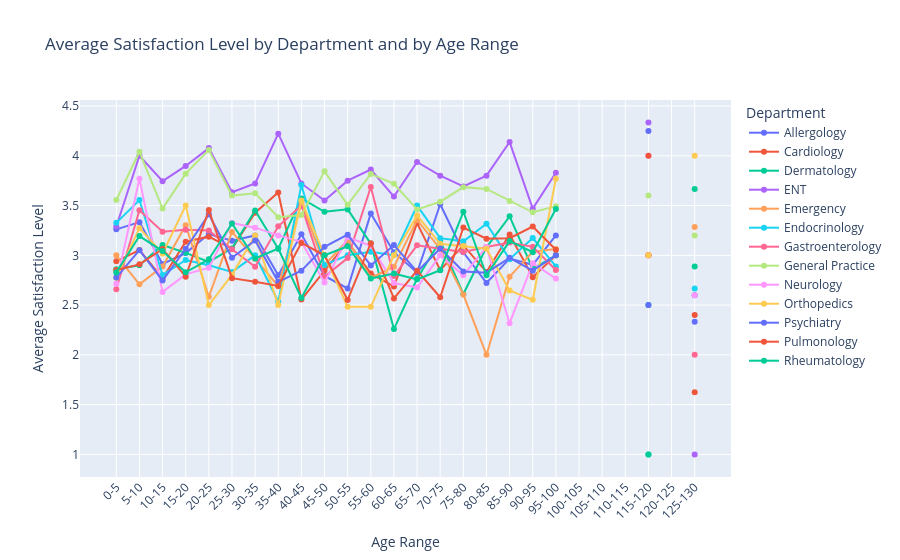

Notebook cell for this chart:
### Code cell
import plotly.express as px
fig = px.line(
    data_to_plot, 
    x='Age Range', 
    y='Satisfaction Level',  # Use the renamed column
    color='Department',        # Plotly's equivalent of 'hue'
    title='Average Satisfaction Level by Department and by Age Range',
    markers=True,              # Add markers to clearly show data points
    labels={'Satisfaction Level': 'Average Satisfaction Level'} # Customize axis label
)

# Customize the layout for better viewing
fig.update_layout(xaxis_tickangle=-45)
fig.show()

### Figure 1 — Plotly figure (JSON) as saved in the notebook; plotly's stock layout.template omitted (floating-point values rounded to 4 significant figures)
{"data": [{"hovertemplate": "Department=Allergology<br>Age Range=%{x}<br>Average Satisfaction Level=%{y}<extra></extra>", "legendgroup": "Allergology", "line": {"color": "#636efa", "dash": "solid"}, "marker": {"symbol": "circle"}, "mode": "lines+markers", "name": "Allergology", "orientation": "v", "showlegend": true, "type": "scatter", "x": ["0-5", "5-10", "10-15", "15-20", "20-25", "25-30", "30-35", "35-40", "40-45", "45-50", "50-55", "55-60", "60-65", "65-70", "70-75", "75-80", "80-85", "85-90", "90-95", "95-100", "100-105", "105-110", "110-115", "115-120", "120-125", "125-130"], "xaxis": "x", "y": [3.261, 3.333, 2.913, 3.023, 3.214, 3.147, 3.2, 2.8, 3.211, 2.793, 2.667, 3.421, 3.031, 2.826, 3.513, 3.03, 2.722, 2.967, 2.905, 3.2, NaN, NaN, NaN, 4.25, NaN, 2.6], "yaxis": "y"}, {"hovertemplate": "Department=Cardiology<br>Age Range=%{x}<br>Average Satisfaction Level=%{y}<extra></extra>", "legendgroup": "Cardiology", "line": {"color": "#EF553B", "dash": "solid"}, "marker": {"symbol": "circle"}, "mode": "lines+markers", "name": "Cardiology", "orientation": "v", "showlegend": true, "type": "scatter", "x": ["0-5", "5-10", "10-15", "15-20", "20-25", "25-30", "30-35", "35-40", "40-45", "45-50", "50-55", "55-60", "60-65", "65-70", "70-75", "75-80", "80-85", "85-90", "90-95", "95-100", "100-105", "105-110", "110-115", "115-120", "120-125", "125-130"], "xaxis": "x", "y": [2.939, 3.053, 2.769, 3.136, 3.188, 3.067, 3.429, 3.632, 2.556, 2.848, 3.135, 2.818, 2.686, 3.324, 2.853, 3.1, 2.833, 3.208, 2.78, 3.0, NaN, NaN, NaN, 3.0, NaN, 1.625], "yaxis": "y"}, {"hovertemplate": "Department=Dermatology<br>Age Range=%{x}<br>Average Satisfaction Level=%{y}<extra></extra>", "legendgroup": "Dermatology", "line": {"color": "#00cc96", "dash": "solid"}, "marker": {"symbol": "circle"}, "mode": "lines+markers", "name": "Dermatology", "orientation": "v", "showlegend": true, "type": "scatter", "x": ["0-5", "5-10", "10-15", "15-20", "20-25", "25-30", "30-35", "35-40", "40-45", "45-50", "50-55", "55-60", "60-65", "65-70", "70-75", "75-80", "80-85", "85-90", "90-95", "95-100", "100-105", "105-110", "110-115", "115-120", "120-125", "125-130"], "xaxis": "x", "y": [2.86, 2.9, 3.104, 3.025, 2.933, 3.07, 3.45, 3.067, 3.571, 3.438, 3.462, 3.118, 2.259, 2.765, 3.146, 2.611, 3.08, 3.391, 2.864, 3.0, NaN, NaN, NaN, 2.5, NaN, 3.667], "yaxis": "y"}, {"hovertemplate": "Department=ENT<br>Age Range=%{x}<br>Average Satisfaction Level=%{y}<extra></extra>", "legendgroup": "ENT", "line": {"color": "#ab63fa", "dash": "solid"}, "marker": {"symbol": "circle"}, "mode": "lines+markers", "name": "ENT", "orientation": "v", "showlegend": true, "type": "scatter", "x": ["0-5", "5-10", "10-15", "15-20", "20-25", "25-30", "30-35", "35-40", "40-45", "45-50", "50-55", "55-60", "60-65", "65-70", "70-75", "75-80", "80-85", "85-90", "90-95", "95-100", "100-105", "105-110", "110-115", "115-120", "120-125", "125-130"], "xaxis": "x", "y": [3.289, 4.0, 3.745, 3.898, 4.077, 3.635, 3.722, 4.222, 3.722, 3.55, 3.75, 3.861, 3.59, 3.938, 3.8, 3.692, 3.8, 4.138, 3.469, 3.829, NaN, NaN, NaN, 4.333, NaN, 1.0], "yaxis": "y"}, {"hovertemplate": "Department=Emergency<br>Age Range=%{x}<br>Average Satisfaction Level=%{y}<extra></extra>", "legendgroup": "Emergency", "line": {"color": "#FFA15A", "dash": "solid"}, "marker": {"symbol": "circle"}, "mode": "lines+markers", "name": "Emergency", "orientation": "v", "showlegend": true, "type": "scatter", "x": ["0-5", "5-10", "10-15", "15-20", "20-25", "25-30", "30-35", "35-40", "40-45", "45-50", "50-55", "55-60", "60-65", "65-70", "70-75", "75-80", "80-85", "85-90", "90-95", "95-100", "100-105", "105-110", "110-115", "115-120", "120-125", "125-130"], "xaxis": "x", "y": [3.0, 2.708, 2.887, 3.302, 2.583, 3.235, 2.967, 2.69, 3.526, 2.903, 3.152, 2.774, 2.886, 3.357, 3.064, 2.606, 2.0, 2.786, 3.036, 3.065, NaN, NaN, NaN, 3.0, NaN, 3.286], "yaxis": "y"}, {"hovertemplate": "Department=Endocrinology<br>Age Range=%{x}<br>Average Satisfaction Level=%{y}<extra></extra>", "legendgroup": "Endocrinology", "line": {"color": "#19d3f3", "dash": "solid"}, "marker": {"symbol": "circle"}, "mode": "lines+markers", "name": "Endocrinology", "orientation": "v", "showlegend": true, "type": "scatter", "x": ["0-5", "5-10", "10-15", "15-20", "20-25", "25-30", "30-35", "35-40", "40-45", "45-50", "50-55", "55-60", "60-65", "65-70", "70-75", "75-80", "80-85", "85-90", "90-95", "95-100", "100-105", "105-110", "110-115", "115-120", "120-125", "125-130"], "xaxis": "x", "y": [3.326, 3.556, 2.803, 2.953, 2.9, 2.833, 3.0, 2.536, 3.706, 2.903, 3.0, 3.036, 3.0, 3.5, 3.172, 3.14, 3.318, 2.962, 3.174, 2.889, NaN, NaN, NaN, 1.0, NaN, 2.667], "yaxis": "y"}, {"hovertemplate": "Department=Gastroenterology<br>Age Range=%{x}<br>Average Satisfaction Level=%{y}<extra></extra>", "legendgroup": "Gastroenterology", "line": {"color": "#FF6692", "dash": "solid"}, "marker": {"symbol": "circle"}, "mode": "lines+markers", "name": "Gastroenterology", "orientation": "v", "showlegend": true, "type": "scatter", "x": ["0-5", "5-10", "10-15", "15-20", "20-25", "25-30", "30-35", "35-40", "40-45", "45-50", "50-55", "55-60", "60-65", "65-70", "70-75", "75-80", "80-85", "85-90", "90-95", "95-100", "100-105", "105-110", "110-115", "115-120", "120-125", "125-130"], "xaxis": "x", "y": [2.66, 3.452, 3.237, 3.257, 3.25, 3.061, 2.885, 3.292, 3.5, 2.786, 2.972, 3.686, 2.793, 3.1, 3.067, 3.034, 3.083, 3.129, 3.085, 2.853, NaN, NaN, NaN, 3.0, NaN, 2.0], "yaxis": "y"}, {"hovertemplate": "Department=General Practice<br>Age Range=%{x}<br>Average Satisfaction Level=%{y}<extra></extra>", "legendgroup": "General Practice", "line": {"color": "#B6E880", "dash": "solid"}, "marker": {"symbol": "circle"}, "mode": "lines+markers", "name": "General Practice", "orientation": "v", "showlegend": true, "type": "scatter", "x": ["0-5", "5-10", "10-15", "15-20", "20-25", "25-30", "30-35", "35-40", "40-45", "45-50", "50-55", "55-60", "60-65", "65-70", "70-75", "75-80", "80-85", "85-90", "90-95", "95-100", "100-105", "105-110", "110-115", "115-120", "120-125", "125-130"], "xaxis": "x", "y": [3.557, 4.04, 3.47, 3.821, 4.059, 3.6, 3.623, 3.383, 3.405, 3.844, 3.507, 3.818, 3.719, 3.462, 3.538, 3.685, 3.667, 3.545, 3.432, 3.493, NaN, NaN, NaN, 3.6, NaN, 3.2], "yaxis": "y"}, {"hovertemplate": "Department=Neurology<br>Age Range=%{x}<br>Average Satisfaction Level=%{y}<extra></extra>", "legendgroup": "Neurology", "line": {"color": "#FF97FF", "dash": "solid"}, "marker": {"symbol": "circle"}, "mode": "lines+markers", "name": "Neurology", "orientation": "v", "showlegend": true, "type": "scatter", "x": ["0-5", "5-10", "10-15", "15-20", "20-25", "25-30", "30-35", "35-40", "40-45", "45-50", "50-55", "55-60", "60-65", "65-70", "70-75", "75-80", "80-85", "85-90", "90-95", "95-100", "100-105", "105-110", "110-115", "115-120", "120-125", "125-130"], "xaxis": "x", "y": [2.714, 3.769, 2.633, 2.809, 2.875, 3.326, 3.278, 3.2, 3.136, 2.727, 3.182, 3.095, 2.721, 2.676, 3.0, 2.8, 3.083, 2.318, 2.92, 2.767, NaN, NaN, NaN, 4.0, NaN, 2.6], "yaxis": "y"}, {"hovertemplate": "Department=Orthopedics<br>Age Range=%{x}<br>Average Satisfaction Level=%{y}<extra></extra>", "legendgroup": "Orthopedics", "line": {"color": "#FECB52", "dash": "solid"}, "marker": {"symbol": "circle"}, "mode": "lines+markers", "name": "Orthopedics", "orientation": "v", "showlegend": true, "type": "scatter", "x": ["0-5", "5-10", "10-15", "15-20", "20-25", "25-30", "30-35", "35-40", "40-45", "45-50", "50-55", "55-60", "60-65", "65-70", "70-75", "75-80", "80-85", "85-90", "90-95", "95-100", "100-105", "105-110", "110-115", "115-120", "120-125", "125-130"], "xaxis": "x", "y": [2.775, 3.273, 3.019, 3.5, 2.5, 2.804, 3.2, 2.5, 3.55, 3.0, 2.483, 2.483, 3.0, 3.4, 3.115, 3.094, 3.067, 2.647, 2.553, 3.769, NaN, NaN, NaN, 3.0, NaN, 4.0], "yaxis": "y"}, {"hovertemplate": "Department=Psychiatry<br>Age Range=%{x}<br>Average Satisfaction Level=%{y}<extra></extra>", "legendgroup": "Psychiatry", "line": {"color": "#636efa", "dash": "solid"}, "marker": {"symbol": "circle"}, "mode": "lines+markers", "name": "Psychiatry", "orientation": "v", "showlegend": true, "type": "scatter", "x": ["0-5", "5-10", "10-15", "15-20", "20-25", "25-30", "30-35", "35-40", "40-45", "45-50", "50-55", "55-60", "60-65", "65-70", "70-75", "75-80", "80-85", "85-90", "90-95", "95-100", "100-105", "105-110", "110-115", "115-120", "120-125", "125-130"], "xaxis": "x", "y": [2.776, 3.052, 2.747, 3.066, 3.412, 2.975, 3.149, 2.733, 2.845, 3.086, 3.208, 2.898, 3.103, 2.836, 3.068, 2.838, 2.826, 2.974, 2.846, 3.0, NaN, NaN, NaN, 2.5, NaN, 2.333], "yaxis": "y"}, {"hovertemplate": "Department=Pulmonology<br>Age Range=%{x}<br>Average Satisfaction Level=%{y}<extra></extra>", "legendgroup": "Pulmonology", "line": {"color": "#EF553B", "dash": "solid"}, "marker": {"symbol": "circle"}, "mode": "lines+markers", "name": "Pulmonology", "orientation": "v", "showlegend": true, "type": "scatter", "x": ["0-5", "5-10", "10-15", "15-20", "20-25", "25-30", "30-35", "35-40", "40-45", "45-50", "50-55", "55-60", "60-65", "65-70", "70-75", "75-80", "80-85", "85-90", "90-95", "95-100", "100-105", "105-110", "110-115", "115-120", "120-125", "125-130"], "xaxis": "x", "y": [2.853, 2.909, 3.064, 2.786, 3.455, 2.771, 2.733, 2.692, 3.125, 3.0, 2.552, 3.122, 2.567, 2.846, 2.579, 3.279, 3.167, 3.171, 3.289, 3.057, NaN, NaN, NaN, 4.0, NaN, 2.4], "yaxis": "y"}, {"hovertemplate": "Department=Rheumatology<br>Age Range=%{x}<br>Average Satisfaction Level=%{y}<extra></extra>", "legendgroup": "Rheumatology", "line": {"color": "#00cc96", "dash": "solid"}, "marker": {"symbol": "circle"}, "mode": "lines+markers", "name": "Rheumatology", "orientation": "v", "showlegend": true, "type": "scatter", "x": ["0-5", "5-10", "10-15", "15-20", "20-25", "25-30", "30-35", "35-40", "40-45", "45-50", "50-55", "55-60", "60-65", "65-70", "70-75", "75-80", "80-85", "85-90", "90-95", "95-100", "100-105", "105-110", "110-115", "115-120", "120-125", "125-130"], "xaxis": "x", "y": [2.829, 3.194, 3.043, 2.83, 2.96, 3.319, 2.969, 3.069, 2.571, 3.0, 3.091, 2.767, 2.818, 2.759, 2.85, 3.438, 2.8, 3.143, 3.031, 3.465, NaN, NaN, NaN, 1.0, NaN, 2.889], "yaxis": "y"}], "layout": {"legend": {"title": {"text": "Department"}, "tracegroupgap": 0}, "title": {"text": "Average Satisfaction Level by Department and by Age Range"}, "xaxis": {"anchor": "y", "domain": [0, 1], "tickangle": -45, "title": {"text": "Age Range"}}, "yaxis": {"anchor": "x", "domain": [0, 1], "title": {"text": "Average Satisfaction Level"}}}}
